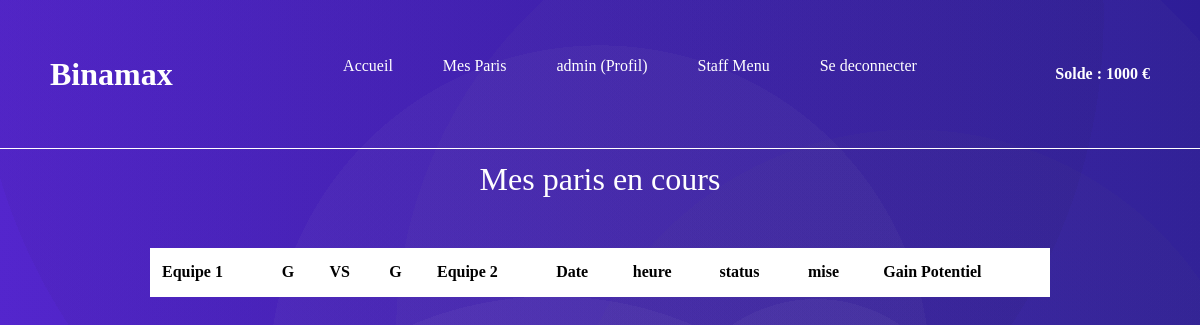
/mes_paris.php (signed in), run on an earlier commit of the app's database.
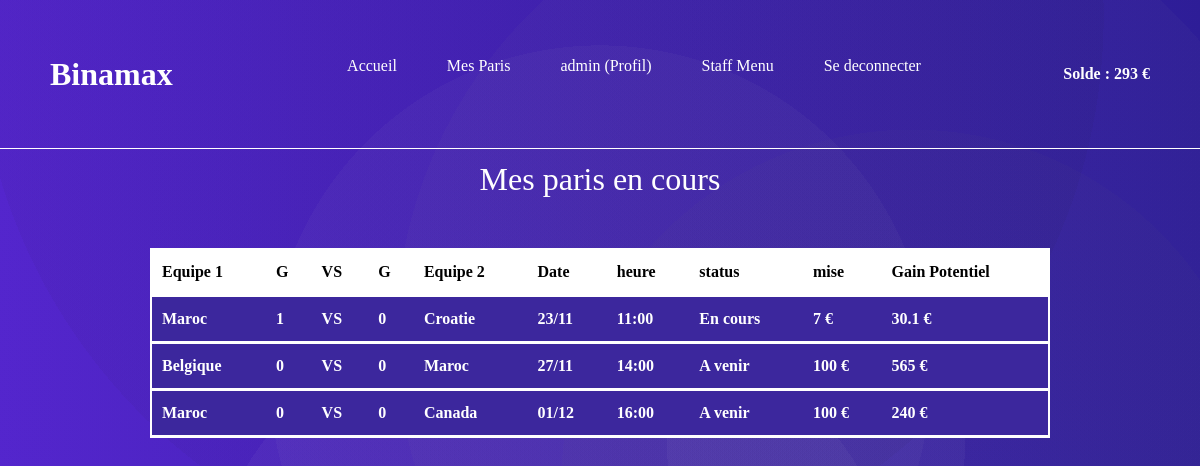
And on a later commit of the database.
### tables this page shows
CREATE TABLE `les_paris` (
  `ID` int(11) NOT NULL,
  `ID_utilisateur` int(11) DEFAULT NULL,
  `ID_match` int(11) DEFAULT NULL,
  `equipe` varchar(30) DEFAULT NULL,
  `mise` float DEFAULT NULL,
  `la_cote` double DEFAULT NULL,
  `gain` double DEFAULT NULL
);

CREATE TABLE `les_matchs` (
  `ID` int(11) NOT NULL,
  `equipe1` varchar(30) DEFAULT NULL,
  `equipe2` varchar(30) DEFAULT NULL,
  `score1` int(11) DEFAULT '0',
  `score2` int(11) DEFAULT '0',
  `la_date` date DEFAULT NULL,
  `heure` time DEFAULT NULL,
  `cote_equipe1` double DEFAULT NULL,
  `cote_equipe2` double DEFAULT NULL,
  `cote_nul` double DEFAULT NULL,
  `vainqueur` varchar(30) DEFAULT NULL,
  `status_match` int(11) DEFAULT '0'
);

### mes_paris.php (the view, shortened to what this page needs)
<?php
require_once("header.php");
require_once("navbar.php");
?>
 <link rel="stylesheet" href="Styles/tableau.css">
 <section class="liste">
        <div class="container">
            <div class="title">
                <h2>Mes paris en cours </h2>
            </div>
            <table class="tableau">
                <tr>
                    <th>Equipe 1</th>
                    <th>G</th>
                    <th>VS</th>
                    <th>G</th>
                    <th>Equipe 2</th>
                    <th>Date</th>
                    <th>heure</th>
                    <th>status</th>
                    <th>mise</th>
                    <th>Gain Potentiel</th>
                </tr>
                <?php
                $req = $bdd->prepare("SELECT  lp.ID_match, lp.gain, lp.mise, lm.equipe1, lm.score1, lm.equipe2, lm.score2, lm.la_date, lm.heure, lm.status_match  FROM les_paris as lp INNER JOIN les_matchs as lm on lp.ID_match = lm.ID where ID_utilisateur = :id");
                $req->execute([
                    "id" => $_SESSION["id"]
                ]);
                while ($match = $req->fetch()) {
                if($match["status_match"] != 2){
                    if($match["status_match"] == 0){
                        $status = "A venir";
                    }else if($match["status_match"] == 1){
                        $status = "En cours";
                    }
                    $date = strtotime($match["la_date"]);
                    $date = date("d/m", $date);
                    $heure = strtotime($match["heure"]);
                    $heure = date("H:i", $heure);
                    echo "<tr>";
                    echo "<td>" . $match["equipe1"] . "</td>";
                    echo "<td>" . $match["score1"] . "</td>";
                    echo "<td>VS</td>";
                    echo "<td>" . $match["score2"] . "</td>";
                    echo "<td>" . $match["equipe2"] . "</td>";
                    echo "<td>" . $date . "</td>";
                    echo "<td>" . $heure . "</td>";
                    echo "<td>" .$status . "</td>";
                    echo "<td>" . $match["mise"] .  " €" . "</td>";
                    echo "<td>" . $match["gain"] .  " €" . "</td>";
                    echo "</tr>";
                }
            }
                ?>
            </table>

### header.php (shortened to what this page needs)
<!DOCTYPE html>
<html lang="en">
<head>
    <link href="https://cdn.jsdelivr.net/npm/bootstrap@5.2.2/dist/css/bootstrap.min.css" rel="stylesheet">
    <link rel="stylesheet" href="Styles/style.css">
</head>
<body>

### navbar.php
<header>
    <nav class="navbar">
        <a href="" class="logo">Binamax</a>
        <div class="nav-links">
            <ul>
                <li><a href="accueil.php">Accueil</a></li>
                <li><a href="mes_paris.php">Mes Paris</a></li>
                <li><a href="profil.php"> <?= $_SESSION["username"] ?> (Profil) </a></li>
                <?php
                if ($_SESSION["administrateur"] == 1) {
                    echo '<li><a href="staffmenu.php"> Staff Menu </a></li>';
                }
                ?>
                <li><a href="sedeco.php"> Se deconnecter </a></li>
            </ul>
        </div>
        <a href="profil.php" class="solde">Solde : <?= $_SESSION["argent"] ?> €</a>
    </nav>
</header>

### Styles/style.css (style rules this page uses)
* { margin:0; padding: 0; text-decoration: none; list-style: none; }
body { font-family: 'Poppins'; background-image: radial-gradient(circle at 19% 90%, rgba(190, 190, 190,0.04) 0%, rgba(190, 190, 190,0.04) 17%,transparent 17%, transparent 100%),radial-gradient(circle at 73% 2%, rgba(78, 78, 78,0.04) 0%, rgba(78, 78, 78,0.04) 94%,transparent 94%, transparent 100%),radial-gradient(circle at 45% 2%, rgba(18, 18, 18,0.04) 0%, rgba(18, 18, 18,0.04) 55%,transparent 55%, transparent 100%),radial-gradient(circle at 76% 60%, rgba(110, 110, 110,0.04) 0%, rgba(110, 110, 110,0.04) 34%,transparent 34%, transparent 100%),radial-gradient(circle at 68% 56%, rgba(246, 246, 246,0.04) 0%, rgba(246, 246, 246,0.04) 16%,transparent 16%, transparent 100%),radial-gradient(circle at 71% 42%, rgba(156, 156, 156,0.04) 0%, rgba(156, 156, 156,0.04) 47%,transparent 47%, transparent 100%),radial-gradient(circle at 46% 82%, rgba(247, 247, 247,0.04) 0%, rgba(247, 247, 247,0.04) 39%,transparent 39%, transparent 100%),radial-gradient(circle at 50% 47%, rgba(209, 209, 209,0.04) 0%, rgba(209, 209, 209,0.04) 45%,transparent 45%, transparent 100%),linear-gradient(90deg, rgb(84, 36, 210),rgb(44, 27, 154)); background-size: cover; background-repeat: no-repeat; background-attachment: fixed; background-position: center; overflow-x: hidden; }
header { height: 20vh; width: 100vw; }
.navbar { position: absolute; padding: 50px; display: flex; justify-content: space-between; align-items: center; width: 100%; box-sizing: border-box; border-bottom: 1px solid white; }
.navbar a { color:white; text-decoration: none; }
.navbar .solde { font-weight: bold; color:white; text-decoration: none; }
.navbar .logo { font-size: 2em; font-weight: bold; }
.navbar .nav-links ul { display: flex; align-items: center; }
.navbar .nav-links ul li { margin: 0 25px; }
.navbar .nav-links ul { height: 95%; }

### Styles/tableau.css (style rules this page uses)
section.liste .container h2 { color: white; text-align: center; margin-bottom: 50px; }
section.liste .container .tableau { align-items: center; border-collapse: collapse; min-width: 900px; width: auto; box-shadow: 0 5px 50px rgba(0,0,0,0,0.50); cursor: pointer; margin: auto ; border: 2px solid white; margin-bottom: 50px; }
section.liste .container .tableau th { background-color:white; color: black; font-weight: bold; }
section.liste .container .tableau th,td { padding: 10px 10px; text-align: left; }
section.liste .container .tableau TD { background-color: #3C279D; color: white; font-weight: bold; }
section.liste .container .tableau tbody tr,th,td { border-bottom: 3px solid white; }

What changed in the data, as far as the page shows it:
added les_paris: ID_match.equipe1 "Maroc", ID_match.score1 "1", ID_match.score2 "0", ID_match.equipe2 "Croatie", ID_match.la_date "23/11", ID_match.heure "11:00", ID_match.status_match "En cours", mise "7", gain "30.1"
added les_paris: ID_match.equipe1 "Belgique", ID_match.score1 "0", ID_match.score2 "0", ID_match.equipe2 "Maroc", ID_match.la_date "27/11", ID_match.heure "14:00", ID_match.status_match "A venir", mise "100", gain "565"
added les_paris: ID_match.equipe1 "Maroc", ID_match.score1 "0", ID_match.score2 "0", ID_match.equipe2 "Canada", ID_match.la_date "01/12", ID_match.heure "16:00", ID_match.status_match "A venir", mise "100", gain "240"
Also different on the page:
$_SESSION["argent"]: "1000" → "293"
